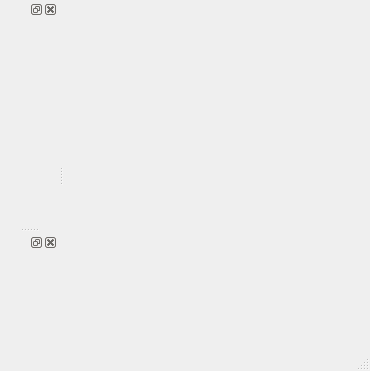
<?xml version="1.0" encoding="UTF-8"?>
<ui version="4.0">
 <class>MainWindow</class>
 <widget class="QMainWindow" name="MainWindow">
  <property name="geometry">
   <rect>
    <x>0</x>
    <y>0</y>
    <width>370</width>
    <height>371</height>
   </rect>
  </property>
  <property name="windowTitle">
   <string>MainWindow</string>
  </property>
  <widget class="QWidget" name="centralwidget">
   <layout class="QGridLayout" name="gridLayout"/>
  </widget>
  <widget class="QMenuBar" name="menubar">
   <property name="geometry">
    <rect>
     <x>0</x>
     <y>0</y>
     <width>370</width>
     <height>21</height>
    </rect>
   </property>
  </widget>
  <widget class="QStatusBar" name="statusbar"/>
  <widget class="QDockWidget" name="dockWidget_mplwidget">
   <attribute name="dockWidgetArea">
    <number>1</number>
   </attribute>
   <widget class="QWidget" name="dockWidgetContents_mplwidget">
    <layout class="QGridLayout" name="gridLayout_2">
     <item row="0" column="0">
      <widget class="MatplotlibWidget" name="mplwidget"/>
     </item>
    </layout>
   </widget>
  </widget>
  <widget class="QDockWidget" name="dockWidget_Mayavi">
   <attribute name="dockWidgetArea">
    <number>1</number>
   </attribute>
   <widget class="QWidget" name="dockWidgetMayavi"/>
  </widget>
 </widget>
 <customwidgets>
  <customwidget>
   <class>MatplotlibWidget</class>
   <extends>QWidget</extends>
   <header>matplotlibwidget</header>
  </customwidget>
 </customwidgets>
 <resources/>
 <connections/>
</ui>
